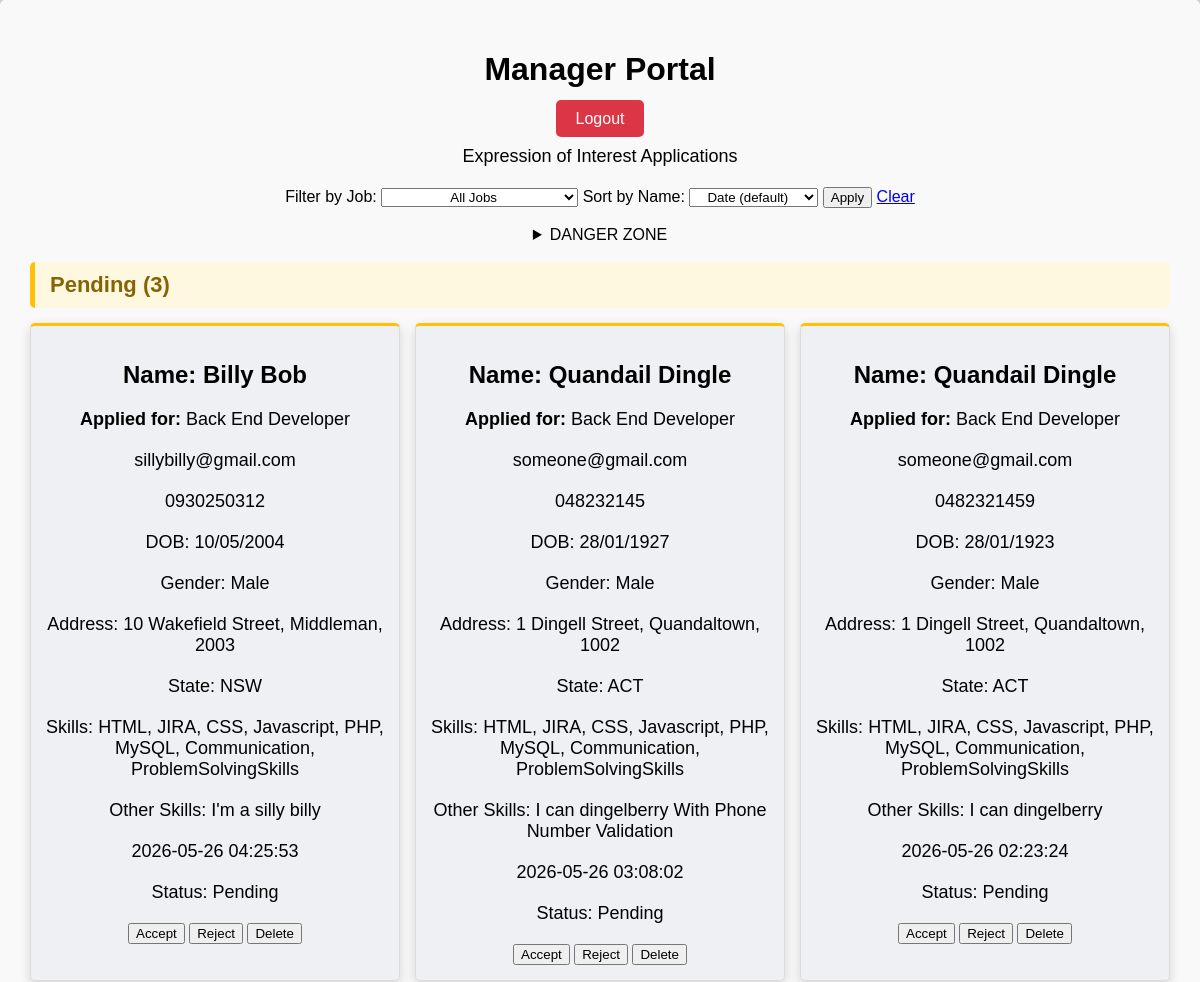
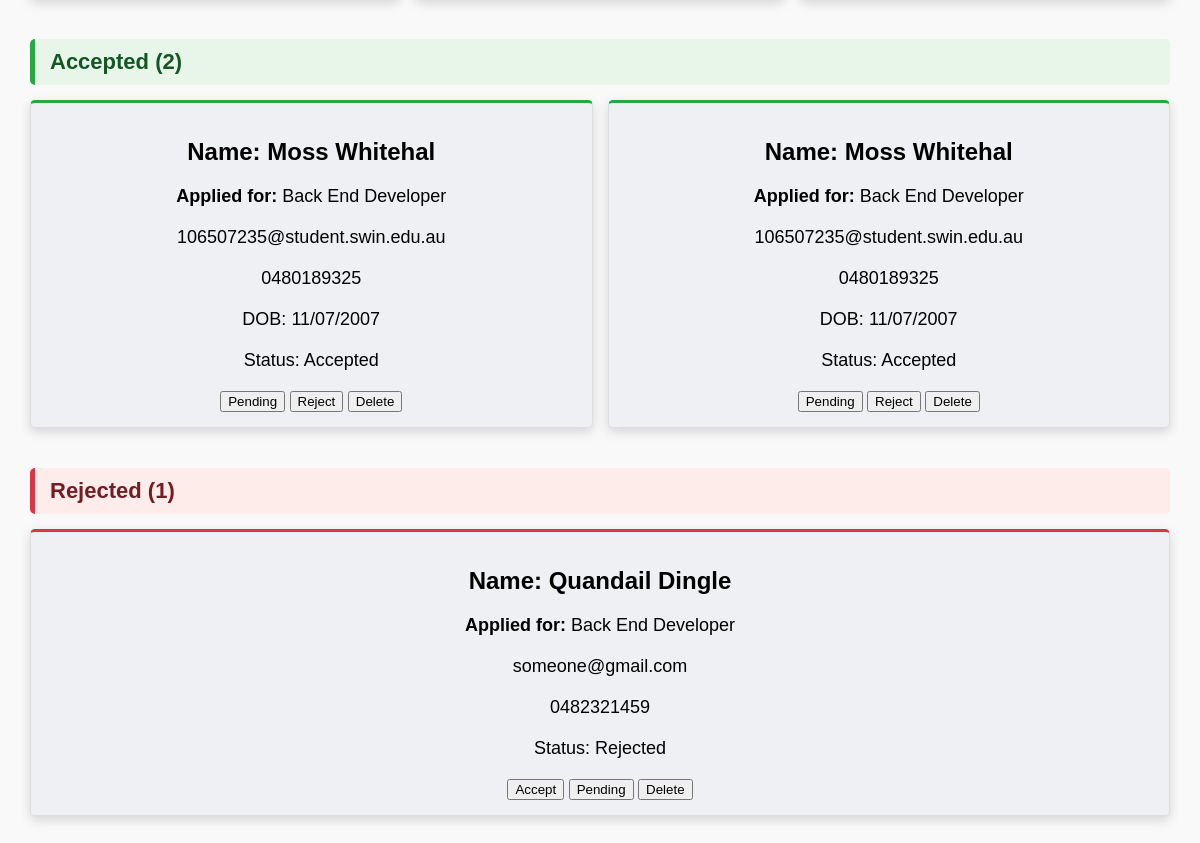
Screenshot of /manage.php?job=Back End Developer (signed in) with the database file from the repository (2 pictures, top to bottom).
### tables this page shows
CREATE TABLE IF NOT EXISTS `eoi` (
  `id` int(6) UNSIGNED NOT NULL AUTO_INCREMENT,
  `reference_number` int(5) NOT NULL,
  `fname` varchar(50) NOT NULL,
  `lname` varchar(50) NOT NULL,
  `dob` varchar(10) NOT NULL,
  `email` varchar(50) NOT NULL,
  `phone` varchar(12) NOT NULL,
  `gender` varchar(6) NOT NULL,
  `addr` text NOT NULL,
  `country_state` varchar(15) NOT NULL,
  `skills` varchar(100) NOT NULL,
  `other_skills` text DEFAULT NULL,
  `post_date` timestamp NULL DEFAULT current_timestamp(),
  `Status` int(11) NOT NULL DEFAULT 1,
  PRIMARY KEY (`id`)
);

### manage.php (the view, shortened to what this page needs)
<?php
include_once("settings_admin.php");
$conn = mysqli_connect($host, $user, $pwd, $sql_db);
$job_filter = $_GET['job'] ?? '';
$sort = $_GET['sort'] ?? '';
$sort_map = [
    'fname' => 'eoi.fname ASC',
    'lname' => 'eoi.lname ASC',
    'both' => 'eoi.fname ASC, eoi.lname ASC',
];
$order_by = isset($sort_map[$sort]) ? $sort_map[$sort] : 'eoi.post_date DESC';
if ($job_filter !== '') {
    $stmt = mysqli_prepare($conn, "SELECT eoi.* FROM eoi JOIN jobslisting ON eoi.reference_number = jobslisting.reference_number WHERE jobslisting.job_name = ? ORDER BY $order_by");
    mysqli_stmt_bind_param($stmt, 's', $job_filter);
    mysqli_stmt_execute($stmt);
    $applications = mysqli_stmt_get_result($stmt);
} else {
    $applications = mysqli_query($conn, "SELECT * FROM eoi ORDER BY $order_by");
}
$pending = [];
$accepted = [];
$rejected = [];
while ($row = mysqli_fetch_assoc($applications)) {
    $jobQuery = "SELECT job_name FROM jobslisting WHERE reference_number = " . $row['reference_number'];
    $jobResult = mysqli_query($conn, $jobQuery);
    $job = mysqli_fetch_assoc($jobResult);
    $row['job_name'] = $job ? $job['job_name'] : 'Unknown';
    if ($row['Status'] == 1)
        $pending[] = $row;
    else if ($row['Status'] == 2)
        $accepted[] = $row;
    else if ($row['Status'] == 3)
        $rejected[] = $row;
}
?>
<!DOCTYPE html>
<html lang="en">
<head>
    <link rel="stylesheet" href="style/manage.css">
</head>
<body>
    <div class="content-area">
        <div class="manager-portal">
            <div class="header">
                <h1>Manager Portal</h1>
                <a href="logout.php" class="logout-button">Logout</a>
            </div>
            <p>Expression of Interest Applications</p>
            <form method="get" action="manage.php" class="filter-form">
                <label for="job-filter">Filter by Job:</label>
                <select name="job" id="job-filter">
                    <option value="">All Jobs</option>
                </select>
                <label for=" sort-filter">Sort by Name:</label>
                <select name="sort" id="sort-filter">
                    <option value="">Date (default)</option>
                </select>
                <button type="submit">Apply</button>
                <?php if ($job_filter !== '' || $sort !== ''): ?>
                    <a href="manage.php">Clear</a>
                <?php endif; ?>
            </form>
            <br>
            <details>
                <summary>DANGER ZONE</summary>
            </details>
            <div class="status-section">
                <h2 class="section-heading pending-heading">Pending (<?php echo count($pending); ?>)</h2>
                <div class="applications-container">
                    <?php foreach ($pending as $row): ?>
                        <div class="application-card pending">
                            <h2>Name: <?php echo htmlspecialchars($row['fname']) . " " . htmlspecialchars($row['lname']); ?>
                            </h2>
                            <p><strong>Applied for:</strong> <?php echo htmlspecialchars($row['job_name']); ?></p>
                            <p><?php echo htmlspecialchars($row['email']); ?></p>
                            <p><?php echo htmlspecialchars($row['phone']); ?></p>
                            <p><?php echo "DOB: " . htmlspecialchars($row['dob']); ?></p>
                            <p><?php echo "Gender: " . htmlspecialchars($row['gender']); ?></p>
                            <p><?php echo "Address: " . htmlspecialchars($row['addr']); ?></p>
                            <p><?php echo "State: " . htmlspecialchars($row['country_state']); ?></p>
                            <p><?php echo "Skills: " . htmlspecialchars($row['skills']); ?></p>
                            <p><?php echo "Other Skills: " . htmlspecialchars($row['other_skills']); ?></p>
                            <p><?php echo htmlspecialchars($row['post_date']); ?></p>
                            <p class="status-pending">Status: Pending</p>
                            <form method="post" action="manage.php">
                                <button type="submit" name="action" value="accept" class="accept">Accept</button>
                                <button type="submit" name="action" value="reject" class="reject">Reject</button>
                                <button type="submit" name="action" value="delete" class="delete">Delete</button>
                            </form>
                        </div>
                    <?php endforeach; ?>
                </div>
            </div>
            <div class="status-section">
                <h2 class="section-heading accepted-heading">Accepted (<?php echo count($accepted); ?>)</h2>
                <div class="applications-container">
                    <?php foreach ($accepted as $row): ?>
                        <div class="application-card accepted">
                            <h2>Name: <?php echo htmlspecialchars($row['fname']) . " " . htmlspecialchars($row['lname']); ?>
                            </h2>
                            <p><strong>Applied for:</strong> <?php echo htmlspecialchars($row['job_name']); ?></p>
                            <p><?php echo htmlspecialchars($row['email']); ?></p>
                            <p><?php echo htmlspecialchars($row['phone']); ?></p>
                            <p>
                                <?php echo "DOB: " . htmlspecialchars($row['dob']); ?>
                            </p>
                            <p class="status-accepted">Status: Accepted</p>
                            <form method="post" action="manage.php">
                                <button type="submit" name="action" value="pending" class="pending-button">Pending</button>
                                <button type="submit" name="action" value="reject" class="reject">Reject</button>
                                <button type="submit" name="action" value="delete" class="delete">Delete</button>
                            </form>
                        </div>
                    <?php endforeach; ?>
                </div>
            </div>
            <div class="status-section">
                <h2 class="section-heading rejected-heading">Rejected (<?php echo count($rejected); ?>)</h2>
                <div class="applications-container">
                    <?php foreach ($rejected as $row): ?>
                        <div class="application-card rejected">
                            <h2>Name: <?php echo htmlspecialchars($row['fname']) . " " . htmlspecialchars($row['lname']); ?>
                            </h2>
                            <p><strong>Applied for:</strong> <?php echo htmlspecialchars($row['job_name']); ?></p>
                            <p><?php echo htmlspecialchars($row['email']); ?></p>
                            <p><?php echo htmlspecialchars($row['phone']); ?></p>
                            <p class="status-rejected">Status: Rejected</p>
                            <form method="post" action="manage.php">
                                <button type="submit" name="action" value="accept" class="accept">Accept</button>
                                <button type="submit" name="action" value="pending" class="pending-button">Pending</button>
                                <button type="submit" name="action" value="delete" class="delete">Delete</button>
                            </form>
                        </div>
                    <?php endforeach; ?>
                </div>
            </div>
        </div>
    </div>
</body>
</html>

### style/manage.css (style rules this page uses)
* { text-align: center; font-family: calibri, sans-serif; box-sizing: border-box; }
body { background-color: #c8d0da; margin: 0; padding: 0; }
.manager-portal { background-color: #f9f9f9; padding: 30px; border-radius: 5px; box-shadow: 0 2px 4px rgba(0, 0, 0, 0.1); }
.manager-portal p { font-size: 18px; margin-bottom: 20px; }
.manager-portal::after { content: ""; display: table; clear: both; }
.logout-button { background-color: #dc3545; color: #fff; border: none; padding: 10px 20px; border-radius: 5px; cursor: pointer; transition: background-color 0.3s ease; text-decoration: none; }
.applications-container { display: flex; flex-wrap: wrap; gap: 15px; width: 100%; }
.status-section { margin-bottom: 40px; }
.section-heading { font-size: 22px; font-weight: bold; padding: 10px 15px; border-radius: 5px; margin-bottom: 15px; text-align: left; }
.pending-heading { background-color: #fff8e1; color: #856404; border-left: 5px solid #ffc107; }
.accepted-heading { background-color: #e8f5e9; color: #155724; border-left: 5px solid #28a745; }
.rejected-heading { background-color: #fdecea; color: #721c24; border-left: 5px solid #dc3545; }
.application-card { background-color: #eef0f3; border: 1px solid #ddd; border-radius: 5px; padding: 15px; box-shadow: 0 4px 12px rgba(0, 0, 0, 0.15); flex: 1 1 calc(25% - 12px); min-width: 200px; text-align: left; transition: transform 0.2s ease; }
.application-card.pending { border-top: 3px solid #ffc107; }
.application-card.accepted { border-top: 3px solid #28a745; }
.application-card.rejected { border-top: 3px solid #dc3545; }

### rows the page displays
eoi: fname "Billy", lname "Bob", job_name "Back End Developer", email "sillybilly@gmail.com", phone "0930250312", dob "10/05/2004", gender "Male", addr "10 Wakefield Street, Middleman, 2003", country_state "NSW", skills "HTML, JIRA, CSS, Javascript, PHP, MySQL, Communication, ProblemSolvingSkills", other_skills "I'm a silly billy", post_date "2026-05-26 04:25:53"
eoi: fname "Quandail", lname "Dingle", job_name "Back End Developer", email "someone@gmail.com", phone "048232145", dob "28/01/1927", gender "Male", addr "1 Dingell Street, Quandaltown, 1002", country_state "ACT", skills "HTML, JIRA, CSS, Javascript, PHP, MySQL, Communication, ProblemSolvingSkills", other_skills "I can dingelberry With Phone Number Validation", post_date "2026-05-26 03:08:02"
eoi: fname "Quandail", lname "Dingle", job_name "Back End Developer", email "someone@gmail.com", phone "0482321459", dob "28/01/1923", gender "Male", addr "1 Dingell Street, Quandaltown, 1002", country_state "ACT", skills "HTML, JIRA, CSS, Javascript, PHP, MySQL, Communication, ProblemSolvingSkills", other_skills "I can dingelberry", post_date "2026-05-26 02:23:24"
eoi: fname "Moss", lname "Whitehal", job_name "Back End Developer", email "106507235@student.swin.edu.au", phone "0480189325", dob "11/07/2007"
eoi: fname "Moss", lname "Whitehal", job_name "Back End Developer", email "106507235@student.swin.edu.au", phone "0480189325", dob "11/07/2007"
eoi: fname "Quandail", lname "Dingle", job_name "Back End Developer", email "someone@gmail.com", phone "0482321459"

### other values shown
count($pending) "3"
count($accepted) "2"
count($rejected) "1"
